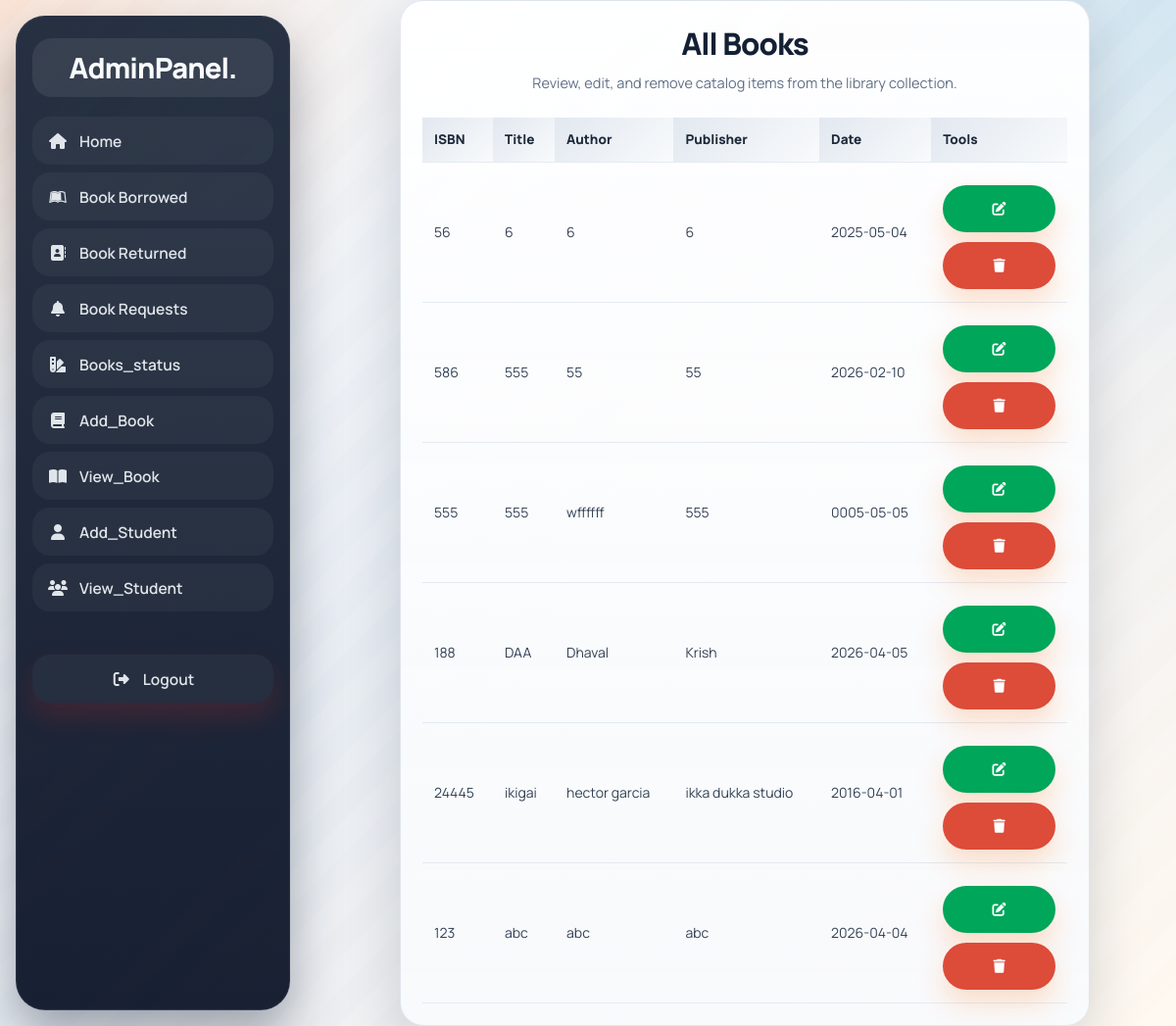
/Admin/view_books.php (signed in), run on the app's committed database.
### tables this page shows
CREATE TABLE `books` (
  `id` int(11) NOT NULL,
  `isbn` varchar(20) NOT NULL,
  `title` text NOT NULL,
  `author` varchar(150) NOT NULL,
  `publisher` varchar(150) NOT NULL,
  `publish_date` date NOT NULL,
  `status` tinyint(1) NOT NULL DEFAULT 1
);

### Admin/view_books.php (the view, shortened to what this page needs)
<?php
include '../components/connect.php';
?>
<!DOCTYPE html>
<html lang="en">
<head>
<link rel="stylesheet" href="../components/admin_style.css">
<link rel="stylesheet" href="https://cdnjs.cloudflare.com/ajax/libs/font-awesome/6.2.0/css/all.min.css">
</head>
<body>
<?php include '../components/admin_header.php'; ?>
<div class="col-md-8">
  <div class="box1">
    <div class="box1-body">
        <h1 class="admin-page-title">All Books</h1>
        <p class="admin-page-subtitle">Review, edit, and remove catalog items from the library collection.</p>
        <table class="table">
        <thead>
          <tr>
            <th>ISBN</th>
            <th>Title</th>
            <th>Author</th>
            <th>Publisher</th>
            <th>Date</th>
            <th>Tools</th>
          </tr>
        </thead>
        <tbody>
        <?php
        $stmt = $conn->prepare("SELECT * FROM books");
        $stmt->execute();
        while($row = $stmt->fetch(PDO::FETCH_ASSOC)){
          echo "
          <tr>
            <td>{$row['isbn']}</td>
            <td>{$row['title']}</td>
            <td>{$row['author']}</td>
            <td>{$row['publisher']}</td>
            <td>{$row['publish_date']}</td>
            <td>
              <button class='btn btn-success edit' data-id='{$row['id']}'>
   <i class='fa fa-edit'></i>
</button>
              <button class='btn btn-danger delete' data-id='{$row['id']}'>
                <i class='fa fa-trash'></i>
              </button>
            </td>
          </tr>";
        }
        ?>
        </tbody>
      </table>
    </div>
  </div>
</div>
</body>
</html>

### components/admin_style.css (style rules this page uses)
:root { --admin-sidebar:#1e293b; --admin-surface:rgba(255,255,255,0.86); --admin-border:rgba(148,163,184,0.25); --admin-text:#142033; --admin-muted:#617086; --admin-accent:#f97316; --admin-danger:#dc2626; --admin-shadow:0 20px 55px rgba(15, 23, 42, 0.16); --admin-radius:24px; }
* { font-family:'Manrope', sans-serif; margin:0; padding:0; box-sizing:border-box; text-decoration:none; }
html { font-size:62.5%; overflow-x:hidden; scroll-behavior:smooth; }
body { min-height:100vh; padding-left:32rem; color:var(--admin-text); background: radial-gradient(circle at top left, rgba(249,115,22,0.20), transparent 28%), radial-gradient(circle at top right, rgba(14,165,233,0.14), transparent 24%), linear-gradient(135deg, #f8fafc 0%, #e2e8f0 46%, #fff7ed 100%); }
body::before { content:""; position:fixed; inset:0; pointer-events:none; background: linear-gradient(rgba(255,255,255,0.22), rgba(255,255,255,0.22)), repeating-linear-gradient(135deg, transparent 0, transparent 24px, rgba(255,255,255,0.16) 24px, rgba(255,255,255,0.16) 48px); opacity:0.65; }
.btn, .delete-btn, .option-btn { display:inline-flex; align-items:center; justify-content:center; gap:.8rem; min-height:4.8rem; width:100%; padding:1.2rem 1.8rem; border:none; border-radius:999px; font-size:1.45rem; font-weight:700; color:#fff; cursor:pointer; margin-top:1rem; transition:transform .22s ease, box-shadow .22s ease, opacity .22s ease, background .22s ease; }
.btn { background:linear-gradient(135deg, var(--admin-accent), #fb923c); box-shadow:0 14px 28px rgba(249,115,22,0.22); }
.admin-page-title { margin:0 0 .8rem; text-align:center; font-size:3.1rem; font-weight:800; letter-spacing:-0.03em; color:var(--admin-text); }
.admin-page-subtitle { margin:0 0 2.2rem; text-align:center; font-size:1.45rem; line-height:1.7; color:var(--admin-muted); }
.box, .box1, .requests-box { width:100%; background:linear-gradient(180deg, rgba(255,255,255,0.94), rgba(248,250,252,0.90)); border:1px solid var(--admin-border); border-radius:var(--admin-radius); box-shadow:var(--admin-shadow); }
.box-body, .box1-body { padding:2.2rem; }
::placeholder { color:#94a3b8; }
table { width:100%; border-collapse:collapse; border-spacing:0; }
.table { background:transparent; }
.table thead th, th { padding:1.35rem 1.2rem; background:linear-gradient(135deg, #e2e8f0, #f8fafc); color:#1e293b; font-size:1.35rem; font-weight:800; text-align:left; border-bottom:1px solid rgba(148,163,184,0.22); }
.table tbody td, td { padding:1.3rem 1.2rem; font-size:1.4rem; color:#334155; border-bottom:1px solid rgba(226,232,240,0.9); vertical-align:middle; }
.col-md-8, .requests-wrap { width:min(1200px, calc(100% - 3rem)); margin:2.8rem auto; padding:0; position:relative; z-index:1; }

### Admin/view_books.php (style rules this page uses)
.col-md-8 { padding: 0; }
.btn-success { background: #00a65a; color: #fff; }
.btn-danger { background: #dd4b39; color: #fff; }
.btn i { font-size:14px; }
@media (min-width: 1200px) { .col-md-8 { width: 80%; margin: 0 auto; } }

### data on the page
books: isbn "56", title "6", author "6", publisher "6", publish_date "2025-05-04"
books: isbn "586", title "555", author "55", publisher "55", publish_date "2026-02-10"
books: isbn "555", title "555", author "wffffff", publisher "555", publish_date "0005-05-05"
books: isbn "188", title "DAA", author "Dhaval", publisher "Krish", publish_date "2026-04-05"
books: isbn "24445", title "ikigai", author "hector garcia", publisher "ikka dukka studio", publish_date "2016-04-01"
books: isbn "123", title "abc", author "abc", publisher "abc", publish_date "2026-04-04"
